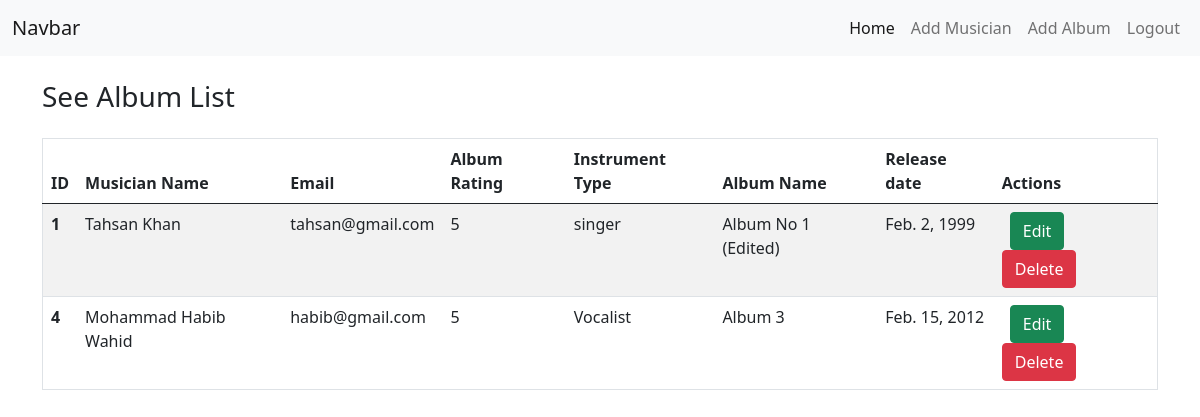
The app's page / (signed in) with its own data.
### albums_app/models.py (models this page shows, shortened)
class Album(models.Model):
    album_name = models.CharField(max_length = 50)
    release_date = models.DateField()
    RATINGS = [
        ('1', '1'),
        ('2', '2'),
        ('3', '3'),
        ('4', '4'),
        ('5', '5'),
    ]
    ratings = models.CharField(max_length = 10,choices=RATINGS, default='5')
    musician = models.ForeignKey(Musician, on_delete = models.CASCADE)

### musicians_app/models.py (models this page shows, shortened)
class Musician(models.Model):
    first_name = models.CharField(max_length = 50)
    last_name = models.CharField(max_length = 50)
    email = models.EmailField()
    phone = models.IntegerField()
    instrument_type = models.CharField(max_length = 50)

### musicians_directory_with_authentication/views.py (the view)
# urls.py: path('', views.ShowAlbums.as_view(), name='home'),
class ShowAlbums(ListView):
    model = Album
    template_name = 'home.html'
    context_object_name = 'albums'

### templates/home.html (shortened to what this page needs)
{% extends "base.html" %}
    {% block title %}
        <h3 class="my-4">See Album List</h3>
    {% endblock title %}
    {% block content %}
        <table class="table table-striped border">
            <thead>
                <tr>
                <th scope="col">ID</th>
                <th scope="col">Musician Name</th>
                <th scope="col">Email</th>
                <th scope="col">Album Rating</th>
                <th scope="col">Instrument Type</th>
                <th scope="col">Album Name</th>
                <th scope="col">Release date</th>
                {% if request.user.is_authenticated %}
                    <th scope="col">Actions</th>
                {% endif %}
                </tr>
            </thead>
            <tbody>
                {% for album in albums %}
                    <tr>
                        <th>{{album.id}}</th>
                        <td>
                            <a class="text-decoration-none text-dark" href="{% url "edit_musician" album.musician.id %}">{{album.musician.first_name}} {{album.musician.last_name}}</a>
                        </td>
                        <td>{{album.musician.email}}</td>
                        <td>{{album.ratings}}</td>
                        <td>{{album.musician.instrument_type}}</td>
                        <td>{{album.album_name}}</td>
                        <td>{{album.release_date}}</td>
                        <td>
                            {% if request.user.is_authenticated %}
                                <a href="{% url "edit_album" album.id %}" class="btn btn-success mx-2">Edit</a>
                                <a href="{% url "delete_album" album.id %}" class="btn btn-danger">Delete</a>
                            {% endif %}
                        </td>
                    </tr>
                {% endfor %}
            </tbody>
        </table>
    {% endblock content %}

### records on screen
Album: id "1", musician.first_name "Tahsan", musician.last_name "Khan", musician.email "tahsan@gmail.com", ratings "5", musician.instrument_type "singer", album_name "Album No 1 (Edited)", release_date "Feb. 2, 1999"
Album: id "4", musician.first_name "Mohammad Habib", musician.last_name "Wahid", musician.email "habib@gmail.com", ratings "5", musician.instrument_type "Vocalist", album_name "Album 3", release_date "Feb. 15, 2012"
